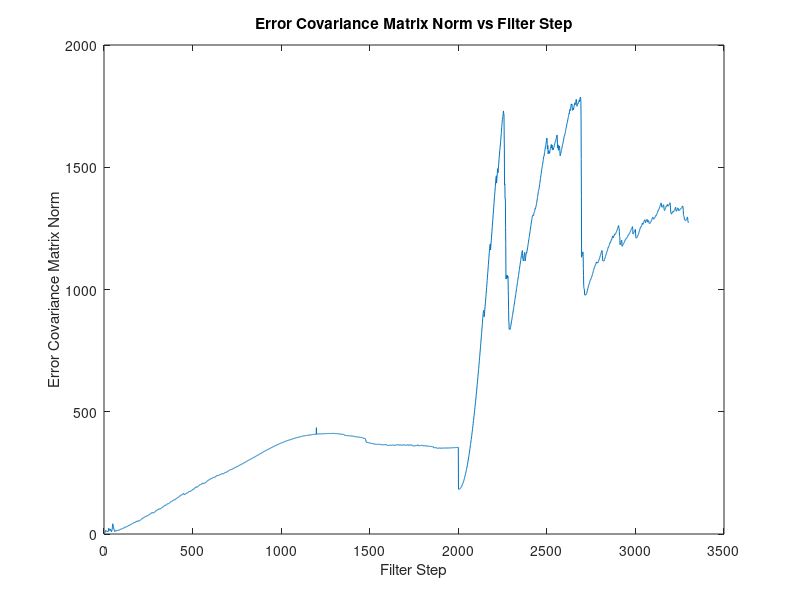
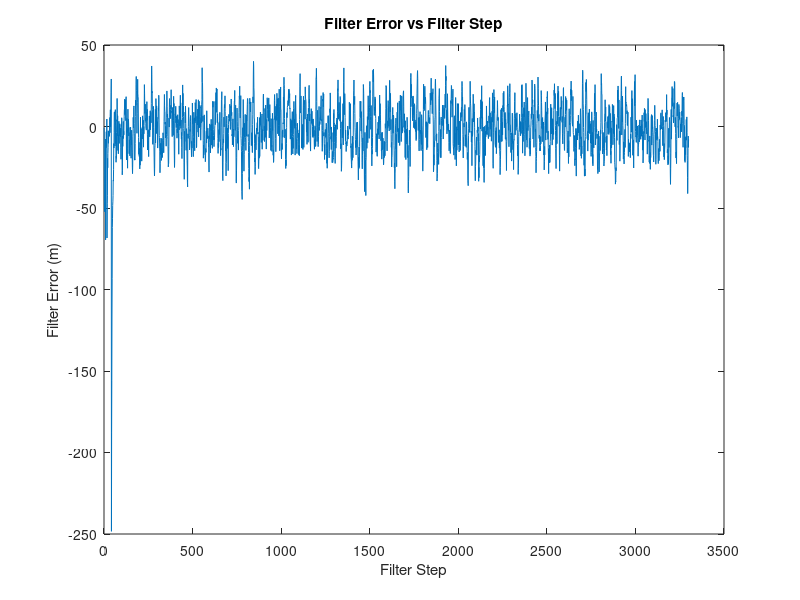
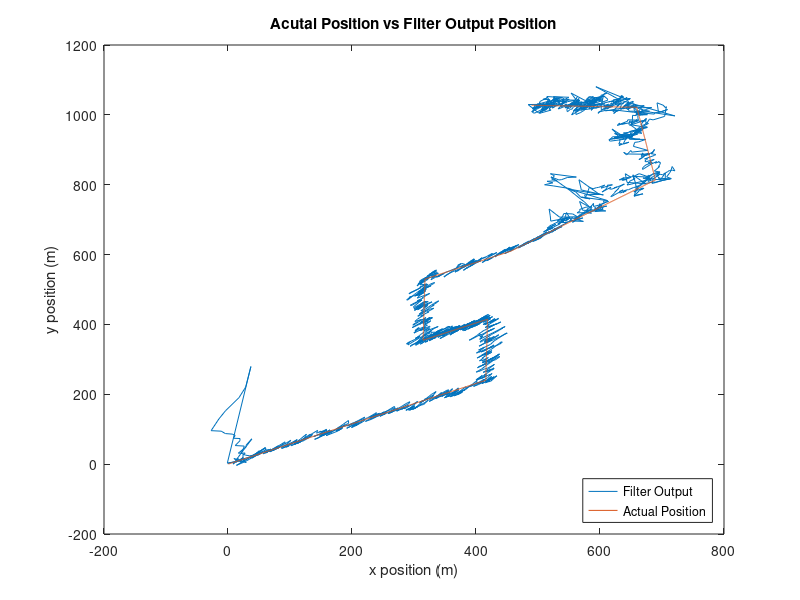

These charts were generated, in order, by the following MATLAB code:
clear variables;

%Define # of filter steps desired
steps=3300;

%Define time step size
dt=1;

%Initialize data matrix
data=zeros(24,steps);
avg=zeros(6,1);

%Define boundary conditions
x0_pos=0;
y0_pos=0;
stw=.50;
hdg=30;
set=.3;
drift=30;
x0_vel=stw*cosd(hdg);%+set*cosd(drift);
y0_vel=stw*sind(hdg);%+set*sind(drift);

%Initialize estimated state vector
%x_k_minus=[x0_pos;y0_pos;x0_vel;y0_vel;set*cosd(drift);set*sind(drift)];
x_k_minus=[x0_pos;y0_pos;x0_vel;y0_vel;0;0];
%Compute Q, the covariance matrix for noise associated with the state vector
var_Q=.3^2;
%var_Q=.001^2;
G=[.5*(dt^2); .5*(dt^2);dt; dt;dt;dt];
Q=G*var_Q*G';

%Compute C, the linear transformation matrix for white noise
[U_P,T_P,V_P]=svd(Q);
S_P=sqrt(T_P);
C=U_P*S_P;

%Q with different sigma values
%var_Qp=.001^2;
%var_Qs=.001^2;
%Q=diag([var_Qp,var_Qp,var_Qs,var_Qs,var_Qs,var_Qs]);

%Compute R, the covariance matrix associated with measurement error
var_Rr=5^2;
var_Ra=1^2;
%var_Rr=.001^2;
%var_Ra=.001^2;
R=diag([var_Rr,var_Ra]);

%Initialize state transition matrix
F=[1 0 0 0 dt 0;0 1 0 0 0 dt;0 0 0 0 1 0;0 0 0 0 0 1;0 0 0 0 1 0;0 0 0 0 0 1];

%Initialize error covariance matrix
var_Pr=1^2;
var_Ps=.2^2;
P_minus=diag([var_Pr,var_Pr,var_Ps,var_Ps,var_Ps,var_Ps]);
P_plus=P_minus;

%Initialize measurement vector
range_x=0;
range_y=0;
range=0;
azi=0;
z_k=[0;0];

%Initialize state vector
x_k_plus=x_k_minus;

%jj=1;
for ii=1:steps
    %Define courses for simulation
    if ii<=600
        stw=.5;
        hdg=30;
    elseif ii<=900
            stw=.5;
            hdg=120;
    elseif ii<=1500
            stw=.5;
            hdg=210;
    elseif ii<=1800
            stw=.5;
            hdg=120;
    elseif ii<=2400
        stw=.5;
        hdg=30;
    elseif ii<=2700
        stw=.5;
        hdg=120;
    else
        stw=.5;
        hdg=210;
    end
    
    %Specify currents for simulation
    if ii<=2000
        set=.3;
        drift=30;
    else
        set=.3;
        drift=60;
    end
    
    if ii==2001
        f_k_plus(3,1)=stw*cosd(hdg);
        f_k_plus(4,1)=stw*sind(hdg);
        f_k_plus(5,1)=0;
        f_k_plus(6,1)=0;
        %P_plus(3,3)=.2^2;
        %P_plus(4,4)=.2^2;
        %P_plus(5,5)=.2^2;
        %P_plus(6,6)=.2^2;
        
        P_plus=diag([P_plus(1,1),P_plus(2,2),.2^2,.2^2,.2^2,.2^2]);
        %P_plus=P_plus.*10;
    end
    x_vel=stw*cosd(hdg)+set*cosd(drift);
    y_vel=stw*sind(hdg)+set*sind(drift);
    %sog=hypot(x_vel,y_vel);
    %cog=atan2d(y_vel,x_vel);
    
    
    %Calculate noisy estimate vector for next step
    u_k=[stw*dt*cosd(hdg);stw*dt*sind(hdg);stw*cosd(hdg);stw*sind(hdg);0;0];
    w_k=randn(6,1);
    w_k=C*w_k;
    
    %With different sigma values for each measurement
    %[V_Q,D_Q]=eig(Q);
    %[dq,indq] = sort(diag(D_Q),'descend');
    %D_Qs = D_Q(indq,indq);
    %V_Qs = V_Q(:,indq);
    %w_k=V_Qs*D_Qs*w_k;
    
    x_k_minus=F*x_k_plus+u_k+w_k;
    
    %System projection with non-linear constraint (stw)
    %g_x=hypot((x_k_minus(3,1)-x_k_minus(5,1)),(x_k_minus(4,1)-x_k_minus(6,1)));
    %dg_dx=(x_k_minus(3,1)-x_k_minus(5,1))/g_x;
    %dg_dy=(x_k_minus(4,1)-x_k_minus(6,1))/g_x;
    %D=[0 0 dg_dx dg_dy -1*dg_dx -1*dg_dy];
    %d=hypot(u_k(3,1),u_k(4,1))-g_x+(D*x_k_minus);
    %[U_Q,S_Q,V_Q]=svd(D');
    %U_Q(:,1)=[];
    %N=U_Q*U_Q';
    %Q=N*Q*N;
    
    %System projection with linear constraint (cog)
    if ii>2
        dx=data(7,ii-1)-data(7,ii-2);
        dy=data(8,ii-1)-data(8,ii-2);
        cog=atan2d(dy,dx);
        D=[0 0 -1*tand(cog) 1 0 0];
        d=0;
        [U_Q,S_Q,V_Q]=svd(D');
        U_Q(:,1)=[];
        N=U_Q*U_Q';
        Q=N*Q*N;
    end
    
    
    %Calculate error covariance matrix for next step
    P_minus=F*P_plus*F'+Q;
    
    
    data(1,ii)=x_k_minus(1,1);
    data(2,ii)=x_k_minus(2,1);
    data(3,ii)=x_k_minus(3,1);
    data(4,ii)=x_k_minus(4,1);
    data(5,ii)=x_k_minus(5,1);
    data(6,ii)=x_k_minus(6,1);
    
    %Calculate noisy measurement vector
    
    range_x=range_x+x_vel*dt;
    range_y=range_y+y_vel*dt;
    range=hypot(range_x,range_y);
    azi=atan2d(range_y,range_x);
    
    %Determine error in range based on the range value
    %Tuning will be more complicated than the simple equation below.
    %Shelved for now.
    %sigma_R=.02*range;
    %if sigma_R<7
    %    var_Rr=sigma_R^2;
    %else
    %    var_Rr=7^2;
    %end
    %R=diag([var_Rr,var_Ra]);
    
    v_k=randn(2,1);
    [V_R,D_R]=eig(R);
    [~,ind] = sort(diag(D_R),'descend');
    D_Rs = D_R(ind,ind);
    V_Rs = V_R(:,ind);
    v_k=V_Rs*D_Rs*v_k;
    z_k=[range;azi]+v_k;
    
    %Calculate non-linear measurement
    h_ang=atan2d(x_k_minus(2,1),x_k_minus(1,1));
    h=[hypot(x_k_minus(1,1),x_k_minus(2,1));h_ang];
    
    %Calculate measurement mapping Jacobian 
    range_denom=1/hypot(x_k_minus(1,1),x_k_minus(2,1));
    range_dx=x_k_minus(1,1)*range_denom;
    range_dy=x_k_minus(2,1)*range_denom;
   
    %With velocity
    %Only works with a single course, not useful
    %cog_dx=-1*x_k_minus(4,1)/(x_k_minus(3,1)^2+x_k_minus(4,1)^2);
    %cog_dy=1/(x_k_minus(3,1)+(x_k_minus(4,1)^2/x_k_minus(3,1)));
    %H=[range_dx range_dy 0 0 0 0;0 0 cog_dx cog_dy 0 0];
    
    %With position
    azi_dx=-1*x_k_minus(2,1)/(x_k_minus(1,1)^2+x_k_minus(2,1)^2);
    azi_dy=1/(x_k_minus(1,1)+(x_k_minus(2,1)^2/x_k_minus(1,1)));
    H=[range_dx range_dy 0 0 0 0;azi_dx azi_dy 0 0 0 0];
    
    %Calculate innovation
    r_k=z_k-h;
       
    %Calculate innovation covariance
    S=H*P_minus*H'+R;
    
    %Update Kalman Gain after estimate vector calculation
    K=(P_minus*H')/S;
    
    %Gain projection with non-linear constraint (stw)
    %g_x=hypot((x_k_minus(3,1)-x_k_minus(5,1)),(x_k_minus(4,1)-x_k_minus(6,1)));
    %dg_dx=(x_k_minus(3,1)-x_k_minus(5,1))/g_x;
    %dg_dy=(x_k_minus(4,1)-x_k_minus(6,1))/g_x;
    %D=[0 0 dg_dx dg_dy -1*dg_dx -1*dg_dy];
    %d=hypot(u_k(3,1),u_k(4,1))-g_x+(D*x_k_minus);
    %K=K-D'/(D*D')*(D*x_k_minus-d)/(r_k'/S*r_k)*(r_k'/S);   
    
    %Gain projection with non-linear constraint (range)
    %g_x=x_k_minus(1,1)/cosd(z_k(2,1));
    %dg_dx=1/cosd(z_k(2,1));
    %D=[dg_dx 0 0 0 0 0];
    %d=z_k(1,1)-g_x+(D*x_k_minus);
    %K=K-D'/(D*D')*(D*x_k_minus-d)/(r_k'/S*r_k)*(r_k'/S);
    
    %Gain projection with non-linear constraint (azi)
    %g_x=x_k_minus(2,1)/x_k_minus(1,1);
    %dg_dx=-1*x_k_minus(2,1)/(x_k_minus(1,1)^2);
    %dg_dy=1/x_k_minus(1,1);
    %D=[dg_dx dg_dy 0 0 0 0];
    %d=tand(z_k(2,1))-g_x+(D*x_k_minus);
    %K=K-D'/(D*D')*(D*x_k_minus-d)/(r_k'/S*r_k)*(r_k'/S);
    
    %Gain projection with linear constraint (cog)
    if ii>2
        dx=data(7,ii-1)-data(7,ii-2);
        dy=data(8,ii-1)-data(8,ii-2);
        cog=atan2d(dy,dx);
        D=[0 0 -1*tand(cog) 1 0 0];
        d=0;
        K=K-D'/(D*D')*(D*x_k_minus-d)/(r_k'/S*r_k)*(r_k'/S);
    end
    
    %Update state vector
    x_k_plus=x_k_minus+K*r_k;
    
    %Velocity check
    %if ii>1
    %    delta_x=x_k_plus(1,1)-data(7,ii-1);
    %    delta_y=x_k_plus(2,1)-data(8,ii-1);
    %    velocity=hypot(delta_x,delta_y)/dt;
    %    data(24,ii)=velocity;
    %    if delta_x>20
    %        x_k_plus(1,1)=x_k_plus(1,1)-delta_x+20;
    %    elseif delta_x<-20
    %        x_k_plus(1,1)=x_k_plus(1,1)-delta_x-20;
    %    end
    %    if delta_y>20
    %        x_k_plus(2,1)=x_k_plus(2,1)-delta_y+20;
    %    elseif delta_y<-20
    %        x_k_plus(2,1)=x_k_plus(2,1)-delta_y-20;
    %    end
    %end
    
    %Estimate projection with non-linear constraint (stw)
    %g_x=hypot((x_k_minus(3,1)-x_k_minus(5,1)),(x_k_minus(4,1)-x_k_minus(6,1)));
    %dg_dx=(x_k_minus(3,1)-x_k_minus(5,1))/g_x;
    %dg_dy=(x_k_minus(4,1)-x_k_minus(6,1))/g_x;
    %D=[0 0 dg_dx dg_dy -1*dg_dx -1*dg_dy];
    %d=stw-g_x+(D*x_k_minus);
    %x_k_plus=x_k_plus-D'/(D*D')*(D*x_k_plus-d);
    
    %Estimate projection with non-linear constraint (range in x)
    %g_x=x_k_minus(1,1)/cosd(z_k(2,1));
    %dg_dx=1/cosd(z_k(2,1));
    %D=[dg_dx 0 0 0 0 0];
    %d=z_k(1,1)-g_x+(D*x_k_minus);
    %x_k_plus=x_k_plus-D'/(D*D')*(D*x_k_plus-d);
    
    %Estimate projection with non-linear constraint (range in y)
    %g_x=x_k_minus(2,1)/sind(z_k(2,1));
    %dg_dy=1/sind(z_k(2,1));
    %D=[0 dg_dy 0 0 0 0];
    %d=z_k(1,1)-g_x+(D*x_k_minus);
    %x_k_plus=x_k_plus-D'/(D*D')*(D*x_k_plus-d);
    
    %Estimate projection with non-linear constraint(azi)
    %g_x=x_k_minus(2,1)/x_k_minus(1,1);
    %dg_dx=-1*x_k_minus(2,1)/(x_k_minus(1,1)^2);
    %dg_dy=1/x_k_minus(1,1);
    %D=[dg_dx dg_dy 0 0 0 0];
    %d=tand(z_k(2,1))-g_x+(D*x_k_minus);
    %x_k_plus=x_k_plus-D'/(D*D')*(D*x_k_plus-d);
    
    %Estimate projection with linear constraint (cog)
    %if ii>2
    %    dx=data(7,ii-1)-data(7,ii-2);
    %    dy=data(8,ii-1)-data(8,ii-2);
    %    cog=atan2d(dy,dx);
    %    D=[0 0 -1*tand(cog) 1 0 0];
    %    d=0;
    %    x_k_plus=x_k_plus-D'/(D*D')*(D*x_k_plus-d);
    %end
   
    %Simulate affect of GPS reset
    %Did not help stabilize the norm of P
    %if jj<= 50
    %    remain = mod(ii,60);
    %    if remain == 0
    %        x_k_plus(1,1)=ii*sog*dt*cosd(cog);
    %        x_k_plus(2,1)=ii*sog*dt*sind(cog);
    %        jj=jj+1;
    %    end
    %end
        
    %Update error covariance matrix with new Kalman Gain
    %P_plus=(eye(4)-K*H)*P_minus;
    
    %Joseph stabilized equation
    P_plus=(eye(6)-K*H)*P_minus*(eye(6)-K*H)'+K*R*K';
    
    %Periodically reset velocities to the mean
    %Seemed to help stabilize error when one course was used.  Was not
    %useful with multiple courses
    %remain=mod(ii,300);
    %if remain==0
    %    x_k_plus(3,1)=mean(data(9,:));
    %    x_k_plus(4,1)=mean(data(10,:));
    %    x_k_plus(5,1)=mean(data(11,:));
    %    x_k_plus(6,1)=mean(data(12,:));
    %end
    
    data(7,ii)=x_k_plus(1,1);
    data(8,ii)=x_k_plus(2,1);
    data(9,ii)=x_k_plus(3,1);
    data(10,ii)=x_k_plus(4,1);
    data(11,ii)=x_k_plus(5,1);
    data(12,ii)=x_k_plus(6,1);
    data(13,ii)=hypot(x_k_plus(3,1),x_k_plus(4,1));
    data(14,ii)=atand(x_k_plus(4,1)/x_k_plus(3,1));
    data(15,ii)=range_x;
    data(16,ii)=range_y;
    data(17,ii)=norm(P_plus);
    data(18,ii)=range-hypot(x_k_plus(1,1),x_k_plus(2,1));
    data(19,ii)=azi-atan2d(x_k_plus(2,1),x_k_plus(1,1));
    data(20,ii)=S(1,1);
    data(21,ii)=S(2,1);
    data(22,ii)=r_k(1,1);
    data(23,ii)=r_k(2,1);
end

avg(1,1)=mean(data(11,1:2000));
avg(2,1)=mean(data(12,1:2000));
avg(3,1)=atan2d(mean(data(12,1:2000)),mean(data(11,1:2000)));
avg(4,1)=mean(data(11,2001:steps));
avg(5,1)=mean(data(12,2001:steps));
avg(6,1)=atan2d(mean(data(12,2001:steps)),mean(data(11,2001:steps)));

figure
plot(1:steps,data(17,1:steps))
title('Error Covariance Matrix Norm vs Filter Step')
xlabel('Filter Step')
ylabel('Error Covariance Matrix Norm')

figure
plot(1:steps,data(18,:))
%axis([0 steps -5 5])
title('Filter Error vs Filter Step')
xlabel('Filter Step')
ylabel('Filter Error (m)')

figure
plot(data(7,:),data(8,:),data(15,:),data(16,:))
title('Acutal Position vs Filter Output Position')
xlabel('x position (m)')
ylabel('y position (m)')
legend('Filter Output','Actual Position','location','southeast')
